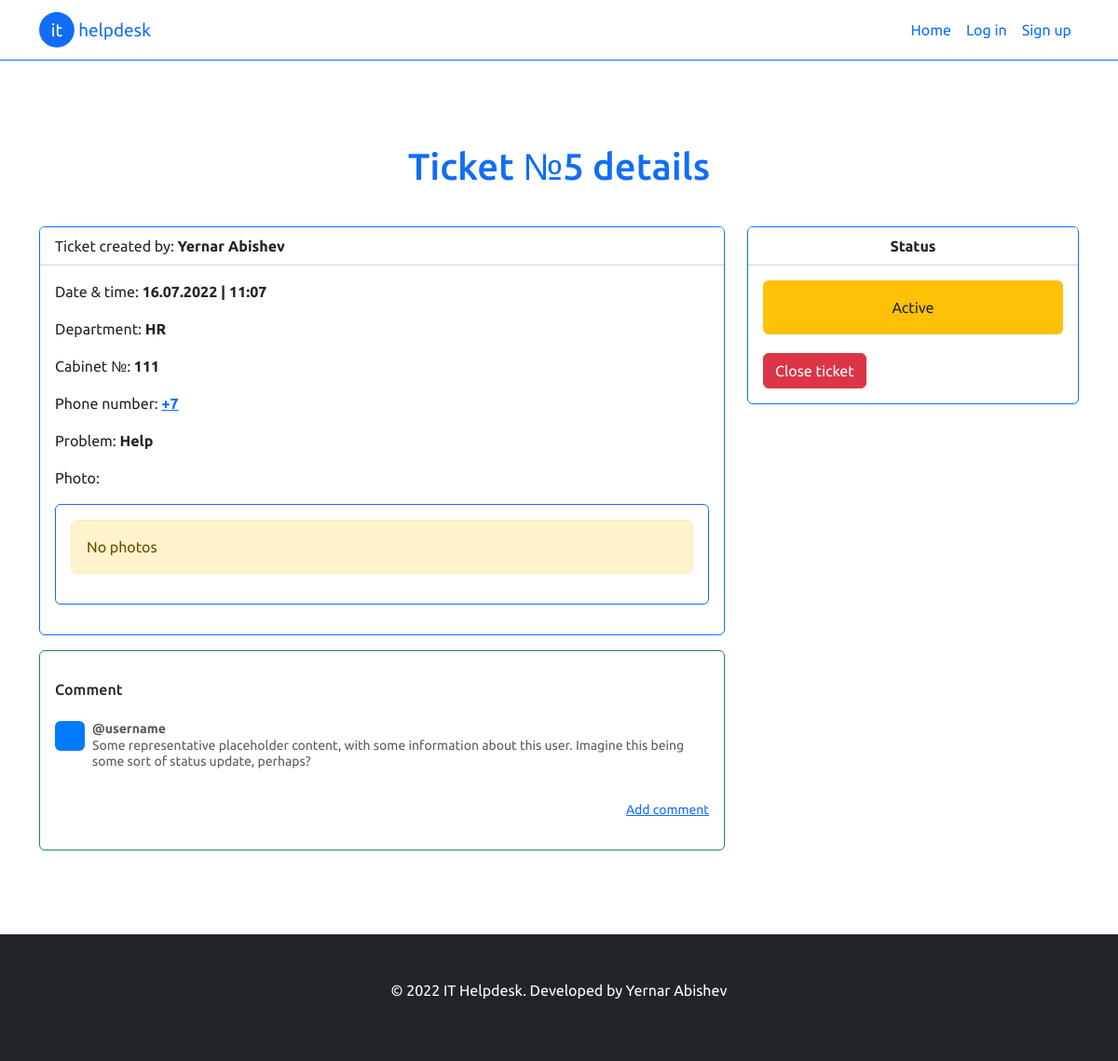
Screenshot of /tickets/detail/5/ with the database file from the repository.
### helpdeskApp/models.py (models this page shows, shortened)
class Ticket(models.Model):
    problemDescription = models.TextField("Problem description")
    user = models.ForeignKey(User, on_delete=models.CASCADE, verbose_name="Employee", default="")
    department = models.ForeignKey(Department, on_delete=models.CASCADE, verbose_name="Department", default="")
    ticketDate = models.DateTimeField(default=datetime.now)
    photo = models.ImageField("Photo", upload_to='problems')
    isActive = models.BooleanField(default=True)
    class Meta:
        verbose_name_plural = "Tickets"

class Department(models.Model):
    departmentName = models.CharField("Department name", max_length=255)
    cabinetNumber = models.IntegerField("Cabinet number", max_length=4)
    def __str__(self):
        return self.departmentName
    class Meta:
        verbose_name_plural = "Departments"

### helpdeskApp/views.py (the view)
# urls.py: path('tickets/detail/<int:pk>/', views.ticketDetails, name='ticketDetails'),
def ticketDetails(request, pk):
    ticket = get_object_or_404(Ticket, pk=pk)
    if request.method == "POST":
        ticket.isActive = False
        ticket.save()
        return redirect('userTickets')
    return render(request, "site/ticket-detail.html", {
        'ticket': ticket
    })

### helpdeskApp/templates/site/ticket-detail.html (shortened to what this page needs)
{% extends '../base.html' %}
{% load static %}
{% block content %}
    <div id="ticket-detail">
        <div class="container">
            <h1>Ticket №{{ ticket.pk }} details</h1>
            <div class="row">
                <div class="col-md-8">
                    <div class="card border-primary mb-3">
                        <div class="card-header bg-white">Ticket created by: <strong>{{ ticket.user.first_name }} {{ ticket.user.last_name }}</strong></div>
                        <div class="card-body">
                            <p class="card-text">Date & time: <strong>{{ticket.ticketDate|date:"d.m.Y | h:m" }}</strong></p>
                            <p class="card-text">Department: <strong>{{ ticket.department }}</strong></p>
                            <p class="card-text">Cabinet №: <strong>{{ ticket.department.cabinetNumber }}</strong></p>
                            <p class="card-text">Phone number: <strong><a href="#">+7{{ ticket.phoneNumber }}</a></strong></p>
                            <p class="card-text">Problem: <strong>{{ ticket.problemDescription }}</strong></p>
                            <p class="card-text">Photo:</p>
                            <div class="card border-primary mb-3">
                                <div class="card-body w-100">
                                    {% if post.image %}
                                    <img src="{{ ticket.photo.url }}" width="100%" alt="">
                                    {% else %}
                                    <div class="alert alert-warning">No photos</div>
                                    {% endif %}
                                </div>
                            </div>
                        </div>
                    </div>
                    <div class="card border-success">
                        <div class="my-3 p-3 rounded">
                            <h6 class="pb-2 mb-0">Comment</h6>
                            <div class="d-flex text-muted pt-3">
                              <svg class="bd-placeholder-img flex-shrink-0 me-2 rounded" width="32" height="32" xmlns="http://www.w3.org/2000/svg" role="img" aria-label="Placeholder: 32x32" preserveAspectRatio="xMidYMid slice" focusable="false"><title>Placeholder</title><rect width="100%" height="100%" fill="#007bff"></rect><text x="50%" y="50%" fill="#007bff" dy=".3em">32x32</text></svg>
                              <p class="pb-3 mb-0 small lh-sm">
                                <strong class="d-block text-gray-dark">@username</strong>
                                Some representative placeholder content, with some information about this user. Imagine this being some sort of status update, perhaps?
                              </p>
                            </div>
                            <small class="d-block text-end mt-3">
                              <a href="#">Add comment</a>
                            </small>
                          </div>
                    </div>
                </div>
                <div class="col-md-4">
                    <div class="card border-primary mb-3">
                        {% if user.is_superuser %}
                        <div class="card-header bg-white text-center"><strong>Status</strong></div>
                        <div class="card-body">
                            <div class="d-grid">
                                {% if ticket.isActive %}
                                <span class="alert bg-warning text-center">Active</span>
                                {% else %}
                                <span class="alert bg-success text-white text-center">Closed</span>
                                {% endif %}
                            </div>
                        </div>
                        {% else %}
                        <div class="card-header bg-white text-center"><strong>Status</strong></div>
                        <div class="card-body">
                            <div class="d-grid mb-1">
                                {% if ticket.isActive %}
                                <span class="alert bg-warning text-center">Active</span>
                                {% else %}
                                <span class="alert bg-success text-white text-center">Closed</span>
                                {% endif %}
                            </div>
                            <div class="d-grid">
                                <form method="post">
                                    <button type="submit" class="btn btn-danger">Close ticket</button>
                                </form>
                            </div>
                        </div>
                        {% endif %}
                    </div>
                </div>
            </div>
        </div>
    </div>
{% endblock %}

### helpdeskApp/static/css/style.css (style rules this page uses)
* { font-family: 'Ubuntu', sans-serif; }
#tickets, #ticket-detail, #user { padding: 90px 0; }
#tickets h1, #ticket-detail h1, #user h1 { text-align: center; color: #116df6; margin-bottom: 40px; }

### rows the page displays
Ticket: pk "5", user.first_name "Yernar", user.last_name "Abishev", ticketDate|h "16.07.2022 | 11:07", department "HR", department.cabinetNumber "111", problemDescription "Help"
